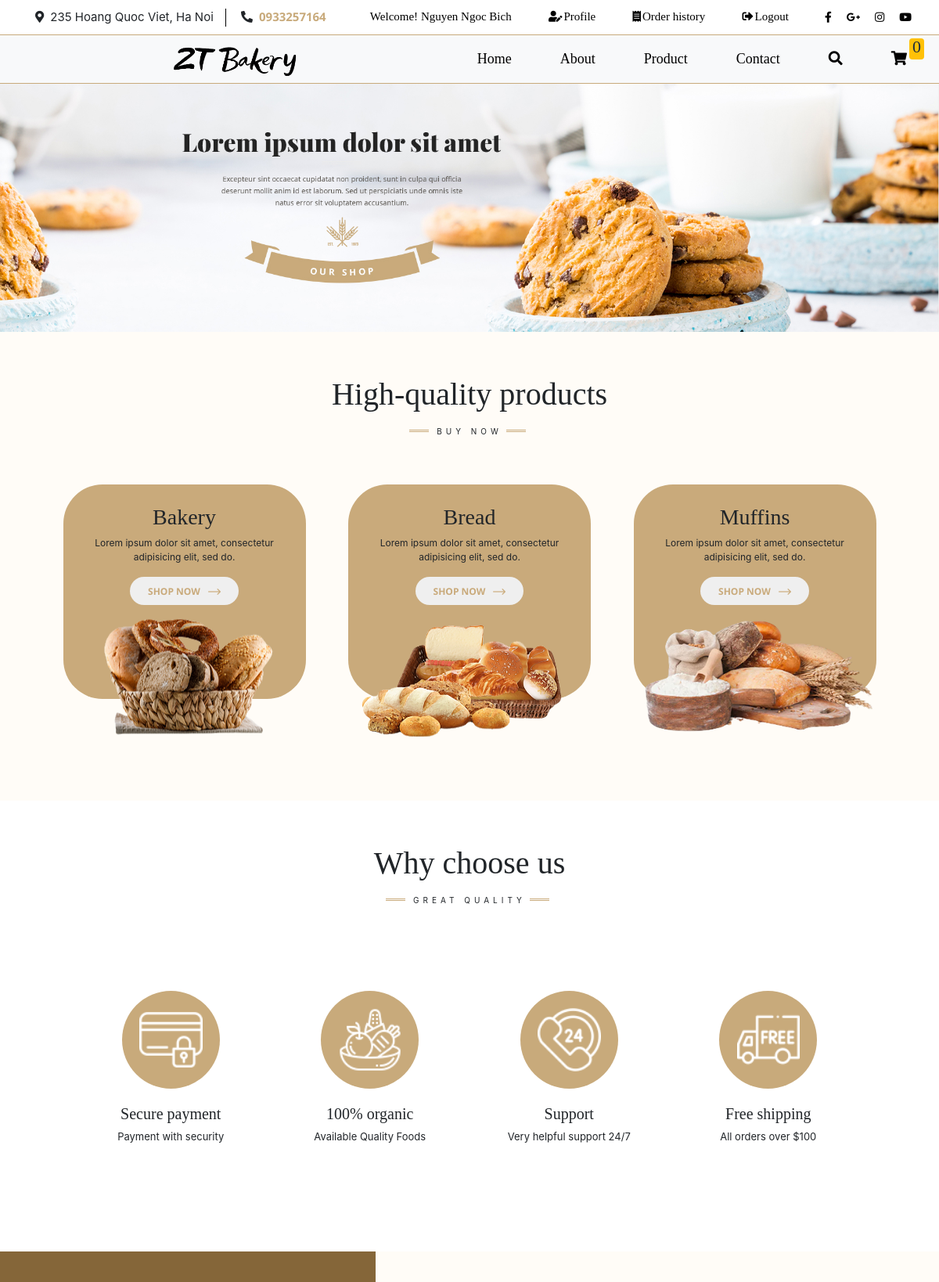
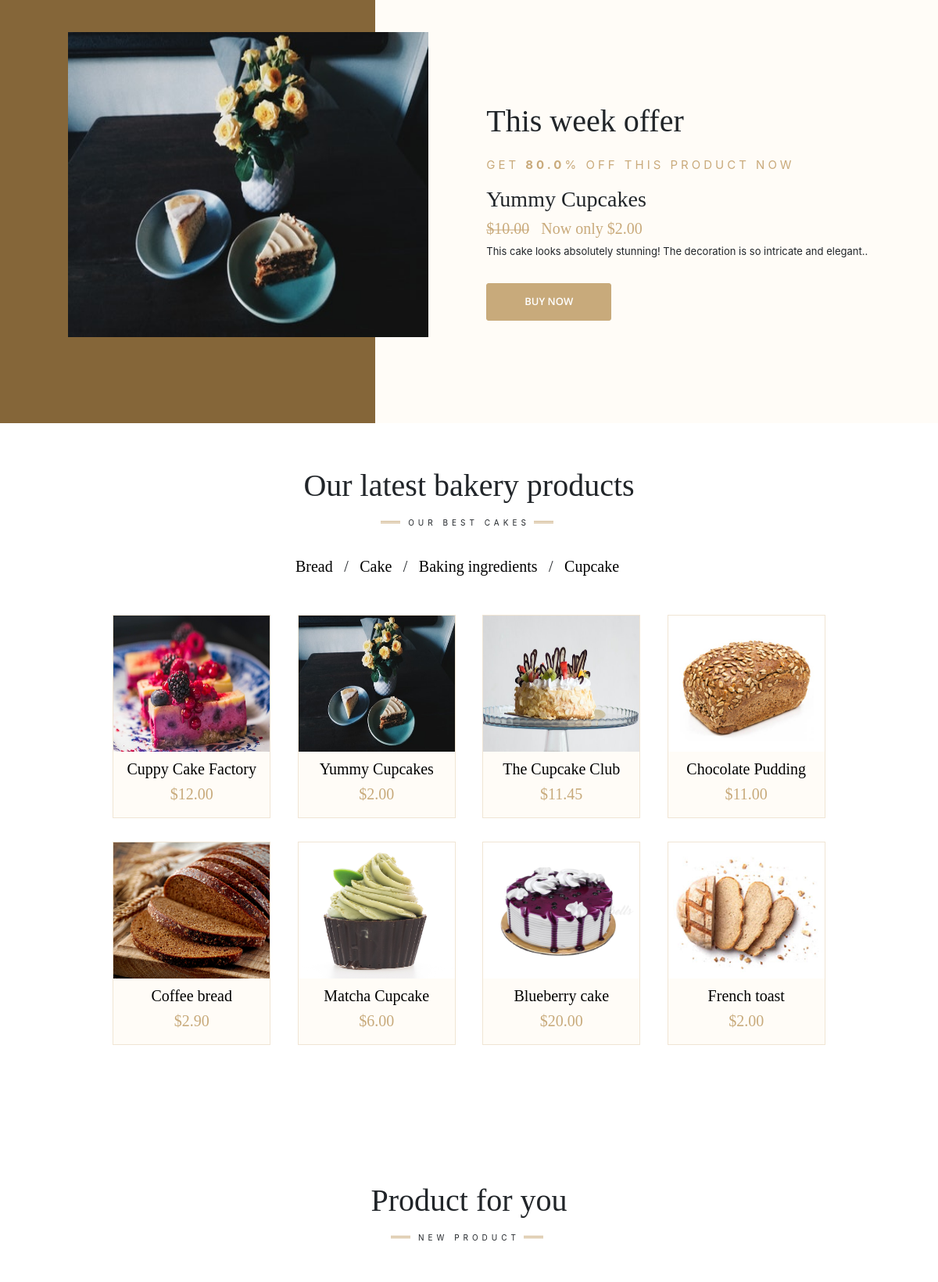
The page / (signed in, upper part) on the database its author committed (2 pictures, top to bottom).
### tables this page shows
CREATE TABLE `banner` (
  `id` int(11) NOT NULL,
  `name` varchar(200) NOT NULL,
  `image` varchar(200) NOT NULL,
  `site` varchar(255) DEFAULT 'home',
  `description` varchar(255) DEFAULT NULL,
  `status` tinyint(1) DEFAULT 1 COMMENT '1 là hiển thị, 0 ẩn',
  `priority` tinyint(4) DEFAULT 1,
  `created_at` date DEFAULT current_timestamp(),
  `updated_at` date DEFAULT current_timestamp()
);

CREATE TABLE `product` (
  `id` int(11) NOT NULL,
  `name` varchar(200) NOT NULL,
  `image` varchar(200) NOT NULL,
  `price` float(9,3) NOT NULL,
  `sale_price` float(9,3) DEFAULT 0.000,
  `description` text DEFAULT NULL,
  `origin` varchar(100) NOT NULL,
  `quantity` int(11) NOT NULL DEFAULT 1,
  `status` tinyint(1) DEFAULT 1 COMMENT '1 là hiển thị, 0 ẩn',
  `category_id` int(11) NOT NULL,
  `created_at` date DEFAULT current_timestamp(),
  `updated_at` date DEFAULT current_timestamp()
);

CREATE TABLE `category` (
  `id` int(11) NOT NULL,
  `name` varchar(100) NOT NULL,
  `status` tinyint(1) DEFAULT 1 COMMENT '1 là hiển thị, 0 ẩn',
  `priority` tinyint(4) DEFAULT 1,
  `created_at` date DEFAULT current_timestamp(),
  `updated_at` date DEFAULT current_timestamp()
);

### Helper/Common.php (called while the page is built, shortened)
<?php
   function view($path, array $data = [])
   {
       return require('./Application/Views/' . str_replace('.', '/', $path) . '.php');
   }

### Application/Views/site/home/index.php (called while the page is built, shortened)
<?php view('site.home.main', [
    'latest_products8'  => $latest_products8,
    'latest_products4' => $latest_products4,
    'categories' => $categories,
    'banners' => $banners,
    'offer_pro' => $offer_pro
]); ?>

### Application/Controllers/BaseController.php (called while the page is built, shortened)
<?php
class BaseController
{
    protected function view($path, array $data = [])
    {
        return require('./Application/' . self::VIEW_FOLDER_NAME . '/' . str_replace('.', '/', $path) . '.php');
    }
}

### Application/Controllers/HomeController.php (called while the page is built, shortened)
<?php
class HomeController extends BaseController
{
    protected $productModel;
    protected $categoryModel;
    protected $home_banners;
    public function __construct()
    {
        $this->bannerModel = new BannerModel;
        $this->categoryModel = new CategoryModel;
        $this->productModel = new ProductModel;
        $this->home_banners = $this->bannerModel->findBannerBySite('Home');
    }
    public function index()
    {
        $latest_products8 = $this->productModel->getProducts(8);
        $latest_products4 = $this->productModel->getProducts(4);
        $categories = $this->categoryModel->getAll();
        $offer_pro = $this->productModel->getProductHighestSalePercent();
        return $this->view('site.home.index', [
            'latest_products8'  => $latest_products8,
            'latest_products4' => $latest_products4,
            'categories' => $categories,
            'banners' => $this->home_banners,
            'offer_pro' => $offer_pro
        ]);
    }
}

### Application/Models/BaseModel.php (called while the page is built, shortened)
<?php
class BaseModel extends Database
{
    protected $connect;
    public function __construct()
    {
        $this->connect = $this->connect();
    }
    public function all($table, $select = ['*'], $orderBys = [], $limit = 15)
    {
        $column =  implode(',', $select);
        $orderByString = implode(' ', $orderBys);
        if ($orderByString) {
            $sql = "SELECT ${column} FROM $table ORDER BY $orderByString LIMIT $limit";
        } else {
            $sql = "SELECT ${column} FROM $table LIMIT $limit";
        }
        $query = $this->_query($sql);
        $data = [];
        while ($row = mysqli_fetch_assoc($query)) {
            array_push($data, $row);
        }
        return $data;
    }
    public function getByQuery($sql)
    {
        $query = $this->_query($sql);
        $data = [];
        while (($row = mysqli_fetch_assoc($query))) {
            array_push($data, $row);
        }
        return $data;
    }
    public function _query($sql)
    {
        return mysqli_query($this->connect, $sql);
    }
}

### Core/Database.php (called while the page is built, shortened)
<?php
class Database
{
    public function connect()
    {
        $connect = mysqli_connect(self::HOST, self::USERNAME, self::PASSWORD, self::DB_NAME);
        mysqli_set_charset($connect, "utf8");
        if (mysqli_connect_errno() === 0) {
            return $connect;
        }
        return false;
    }
}

### Application/Models/BannerModel.php (called while the page is built, shortened)
<?php
class BannerModel extends BaseModel
{
    public function findBannerBySite($site)
    {
        $sql = "SELECT image FROM banner where site = '$site' and status = 1  order by priority ASC";
        return $this->getByQuery($sql);
    }
}

### Application/Models/ProductModel.php (called while the page is built, shortened)
<?php
class ProductModel extends BaseModel
{
    public function getProductHighestSalePercent()
    {
        $sql = "SELECT *, round((1-sale_price/price)*100, 1 ) as percent FROM `product` where sale_price != 0 order by percent DESC LIMIT 1";
        $query = $this->_query($sql);
        return mysqli_fetch_assoc($query);
    }
    public function getProducts($limit = 100)
    {
        $sql = "SELECT product.* FROM product where status = 1
            ORDER BY id  DESC LIMIT ${limit}";
        return $this->getByQuery($sql);
    }
}

### Application/Models/CategoryModel.php (called while the page is built, shortened)
<?php
class CategoryModel extends BaseModel
{
    public function getAll($select = ['*'], $orderBys = [], $limit = 15)
    {
        return $this->all(self::TABLE, $select, $orderBys, $limit);
    }
}

### Application/Views/site/home/main.php (the view, shortened to what this page needs)
<main>
    <section class="banner container-fluid p-0">
        <div class="banner-frame row m-0 p-0">
            <div class="bannercontainer">
                <img src="./public/uploads/<?= $banners[0]['image'] ?>" alt="" class="col-md-12 m-0 p-0 bread-img">
            </div>
        </div>
    </section>
    <section class="quickshopping">
        <div class="container-fluid section-main">
            <div class="content-title-block">
                <p class="block-title">High-quality products</p>
                <p class="block-motto"><span>BUY NOW</span></p>
            </div>
            <div class="container" style="margin-top: 40px;">
                <div class="content-block">
                    <ul id='quick-shop-list'>
                        <li>
                            <div class="bread-desc">
                                <h3>Bakery</h3>
                                <p>Lorem ipsum dolor sit amet, consectetur adipisicing elit, sed do.
                                </p>
                                <a href="./?controller=product&action=allProducts"><button><span>SHOP NOW</span><img src="./public/site/img/home/logo/right.png" alt=""></button></a>
                                <div class="basket">
                                    <img src="./public/site/img/home/images/basket7.png" alt="">
                                </div>
                            </div>
                        </li>
                        <li>
                            <div class="bread-desc">
                                <h3>Bread</h3>
                                <p>Lorem ipsum dolor sit amet, consectetur adipisicing elit, sed do.</p>
                                <a href="./?controller=product&action=allProducts"><button><span>SHOP NOW</span><img src="./public/site/img/home/logo/right.png" alt=""></button></a>
                                <div class="basket">
                                    <img src="./public/site/img/home/images/basket1.png" alt="">
                                </div>
                            </div>
                        </li>
                        <li>
                            <div class="bread-desc">
                                <h3>Muffins</h3>
                                <p>Lorem ipsum dolor sit amet, consectetur adipisicing elit, sed do.</p>
                                <a href="./?controller=product&action=allProducts"><button><span>SHOP NOW</span><img src="./public/site/img/home/logo/right.png" alt=""></button></a>
                                <div class="basket">
                                    <img src="./public/site/img/home/images/basket6.png" alt="">
                                </div>
                            </div>
                        </li>
                    </ul>
                </div>
            </div>
        </div>
    </section>
    <section class="why-choose-us p-50">
        <div class="container-fluid section-main">
            <div class="title-block">
                <p class="block-title">Why choose us</p>
                <p class="block-motto"><span>GREAT QUALITY</span></p>
            </div>
            <div class="container content-block">
                <ul id="why-list">
                    <li>
                        <div class="why-block">
                            <div class="circle">
                                <img src="./public/site/img/home/whychooseus/payment.png" alt="">
                            </div>
                            <div class="why-reason">
                                <h5>Secure payment</h5>
                                <p>Payment with security</p>
                            </div>
                        </div>
                    </li>
                    <li>
                        <div class="why-block">
                            <div class="circle">
                                <img src="./public/site/img/home/whychooseus/organic.png" alt="">
                            </div>
                            <div class="why-reason">
                                <h5>100% organic</h5>
                                <p>Available Quality Foods</p>
                            </div>
                        </div>
                    </li>
                    <li>
                        <div class="why-block">
                            <div class="circle">
                                <img src="./public/site/img/home/whychooseus/24-hours-support.png" alt="">
                            </div>
                            <div class="why-reason">
                                <h5>Support</h5>
                                <p>Very helpful support 24/7</p>
                            </div>
                        </div>
                    </li>
                    <li>
                        <div class="why-block">
                            <div class="circle">
                                <img src="./public/site/img/home/whychooseus/free-delivery.png" alt="">
                            </div>
                            <div class="why-reason">
                                <h5>Free shipping</h5>
                                <p>All orders over $100</p>
                            </div>
                        </div>
                    </li>
                </ul>
            </div>
        </div>
    </section>
    <section class="promotion">
        <div class="promotion-block container-fluid content-block">
            <ul>
                <li class="offer-image">
                    <div class="imgcontainer">
                        <img src="./public/uploads/<?= $offer_pro['image'] ?>" alt="">
                    </div>
                </li>
                <li class="offer-info">
                    <div>
                        <p class="block-title">This week offer</p>
                        <p class="offer-deal">
                            GET <span style="font-weight: bold"><?= $offer_pro['percent'] ?></span>% OFF THIS PRODUCT
                            NOW
                        </p>
                        <h3><?= $offer_pro['name'] ?></h3>
                        <h5 class="offer-price"><span class="strikeout">$<?= number_format($offer_pro['price'], 2, '.', '') ?></span> Now only
                            $<?= number_format($offer_pro['sale_price'], 2, '.', '') ?></h5>
                        <p class="p-lorem">This cake looks absolutely stunning! The decoration is so intricate and elegant..</p>
                        <a class="offer-btn btn-root ptc-btn border-root" style="margin-top: 15px; position: absolute" href="./?controller=product&action=productDetail&id=<?= $offer_pro['id'] ?>">
                            BUY NOW
                        </a>
                    </div>
                </li>
            </ul>
        </div>
    </section>
    <section class="latest-products p-50">
        <div class="container-fluid section-main">
            <div class="content-title-block">
                <p class="block-title">Our latest bakery products</p>
                <p class="block-motto"><span>OUR BEST CAKES</span></p>
            </div>
            <div class="container">
                <ul class="pro-category">
                    <?php foreach ($categories as $cat) : ?>
                        <li><a href="./?controller=product&action=allProducts&id=<?= $cat['id'] ?>">
                                <h5><?= $cat['name'] ?></h5>
                            </a></li>
                        <p>/</p>
                    <?php endforeach; ?>
                </ul>
                <div class="content-block">
                    <ul id='pro-list'>
                        <?php foreach ($latest_products8 as $product) : ?>
                            <li>
                                <a href="./?controller=product&action=productDetail&id=<?= $product['id'] ?>">
                                    <div class="pro-block">
                                        <div class="pro-img">
                                            <?php
                                            $productImage = !empty($product['image']) ? $product['image'] : 'no-image.png';
                                            ?>
                                            <img src="./public/uploads/<?= $productImage; ?>" alt="<?= $product['name']; ?>">
                                        </div>
                                        <div class="pro-info">
                                            <h5><?= $product['name'] ?? '' ?></h5>
                                            <h5>$<?= number_format($product['sale_price'] > 0 ? $product['sale_price'] : $product['price'], 2, '.', '') ?>
                                            </h5>
                                        </div>
                                    </div>
                                </a>
                            </li>
                        <?php endforeach; ?>
                    </ul>
                </div>
            </div>
        </div>
    </section>
    <section class="cookie-banner">
    </section>
    <section class="product-for-you p-50">
        <div class="container-fluid section-main">
            <div class="content-title-block">
                <p class="block-title">Product for you</p>
                <p class="block-motto"><span>NEW PRODUCT</span></p>
            </div>
            <div class="container" style="margin-top: 40px;">
                <div class="content-block">
                    <ul id='new-pro-list'>
                        <?php foreach ($latest_products4 as $product) : ?>
                            <li>
                            </li>
                        <?php endforeach; ?>
                    </ul>
                </div>
            </div>
        </div>
    </section>
</main>

### public/site/css/login.component.css (style rules this page uses)
::placeholder { color: lightgray; }

### public/site/css/about.component.css (style rules this page uses)
.banner { background-size: 100% 100%; color: #fff; }
.section-main { margin-top: 0; }
.why-block .circle img { width: 70%; height: 70%; }
ul#why-list { padding-top: 35px; }

### public/site/css/cart.component.css (style rules this page uses)
.cs-btn, .ptc-btn { text-transform: uppercase; font-size: 13px; padding: 0.8rem 3rem; border-radius: 3px; }

### public/site/css/product.component.css (style rules this page uses)
.content-block { padding-bottom: 30px; }

### public/site/css/footer.component.css (style rules this page uses)
:root { --bg-color : #fff; --primary-color : #c8aa7b; --primary-color-light: rgba(201, 170, 123, 1); --secondary-color: #fffcf7; --product-border-color: #f0e5d4; --primary-color-hover:#AB9169 }

### rows shown on the page
banner: image (picture)
product: image (picture), name "Yummy Cupcakes", price "10.00", sale_price "2.00"
category: name "Bread"
category: name "Cake"
category: name "Baking ingredients"
category: name "Cupcake"
product: image (picture), name "Cuppy Cake Factory", sale_price+price "12.00"
product: image (picture), name "The Cupcake Club", sale_price "11.45"
product: image (picture), name "Chocolate Pudding", sale_price "11.00"
product: image (picture), name "Coffee bread", sale_price "2.90"
product: image (picture), name "Matcha Cupcake", sale_price+price "6.00"
product: image (picture), name "Blueberry cake", sale_price+price "20.00"
product: image (picture), name "French toast", sale_price "2.00"

### other values the page prints
$user_session['fname'] "Nguyen Ngoc"
$user_session['lname'] "Bich"
$_SESSION['total_quantity'] "0"
$offer_pro['percent'] "80.0"
